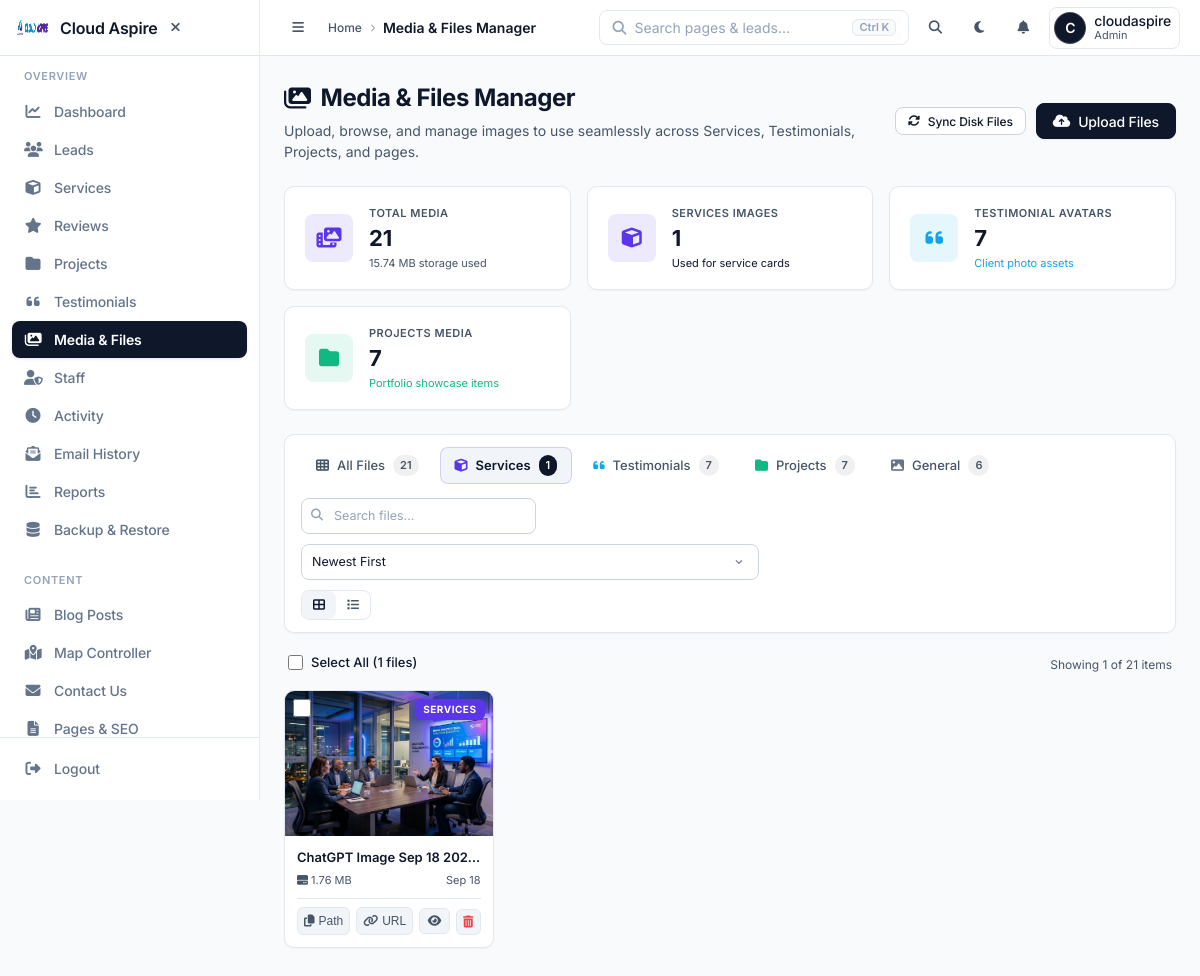
Screenshot of /admin/files.php?folder=services (signed in) with the database file from the repository.
### tables this page shows
CREATE TABLE `uploads` (
  `id` int NOT NULL,
  `file_name` varchar(255) NOT NULL,
  `file_path` varchar(500) NOT NULL,
  `file_type` varchar(50) NOT NULL,
  `file_size` int NOT NULL,
  `uploaded_by` int DEFAULT NULL,
  `uploaded_at` timestamp NULL DEFAULT CURRENT_TIMESTAMP,
  `folder` varchar(50) DEFAULT 'general',
  `file_title` varchar(255) DEFAULT NULL
);

### admin/files.php (called while the page is built, shortened)
<?php
require_once __DIR__ . '/../app/security_notifier.php';
function formatBytes($bytes, $precision = 2) {
    $units = ['B', 'KB', 'MB', 'GB'];
    $bytes = max($bytes, 0);
    $pow = floor(($bytes ? log($bytes) : 0) / log(1024));
    $pow = min($pow, count($units) - 1);
    $bytes /= pow(1024, $pow);
    return round($bytes, $precision) . ' ' . $units[$pow];
}
$statsQuery = $conn->query("
    SELECT
        COUNT(*) as total_files,
        COALESCE(SUM(file_size), 0) as total_size,
        SUM(CASE WHEN folder = 'services' THEN 1 ELSE 0 END) as services_count,
        SUM(CASE WHEN folder = 'testimonials' THEN 1 ELSE 0 END) as testimonials_count,
        SUM(CASE WHEN folder = 'projects' THEN 1 ELSE 0 END) as projects_count,
        SUM(CASE WHEN folder = 'general' THEN 1 ELSE 0 END) as general_count
    FROM uploads
")->fetch(PDO::FETCH_ASSOC);
$totalFiles = (int)($statsQuery['total_files'] ?? 0);
$totalSizeFormatted = formatBytes((int)($statsQuery['total_size'] ?? 0));
$servicesCount = (int)($statsQuery['services_count'] ?? 0);
$testimonialsCount = (int)($statsQuery['testimonials_count'] ?? 0);
$projectsCount = (int)($statsQuery['projects_count'] ?? 0);
$generalCount = (int)($statsQuery['general_count'] ?? 0);
$selectedFolder = trim($_GET['folder'] ?? 'all');
$searchQuery = trim($_GET['search'] ?? '');
$sortOption = trim($_GET['sort'] ?? 'newest');
$where = [];
$params = [];
if ($selectedFolder !== 'all' && !empty($selectedFolder)) {
    $where[] = "folder = ?";
    $params[] = $selectedFolder;
}
$whereClause = !empty($where) ? "WHERE " . implode(" AND ", $where) : "";
$orderBy = match($sortOption) {
    'oldest' => 'uploaded_at ASC',
    'size_desc' => 'file_size DESC',
    'size_asc' => 'file_size ASC',
    'name' => 'file_name ASC',
    default => 'uploaded_at DESC'
};
$stmt = $conn->prepare("SELECT * FROM uploads $whereClause ORDER BY $orderBy");
$stmt->execute($params);
$files = $stmt->fetchAll(PDO::FETCH_ASSOC);
require_once __DIR__ . '/../app/Views/admin/files.php';

### app/Views/admin/files.php (the view, shortened to what this page needs)
<?php
$files = $files ?? [];
$totalFiles = $totalFiles ?? count($files);
$totalSizeFormatted = $totalSizeFormatted ?? '0 B';
$servicesCount = $servicesCount ?? 0;
$testimonialsCount = $testimonialsCount ?? 0;
$projectsCount = $projectsCount ?? 0;
$generalCount = $generalCount ?? 0;
$selectedFolder = $selectedFolder ?? 'all';
$searchQuery = $searchQuery ?? '';
$sortOption = $sortOption ?? 'newest';
$protocol = (!empty($_SERVER['HTTPS']) && $_SERVER['HTTPS'] !== 'off') ? "https://" : "http://";
$host = $_SERVER['HTTP_HOST'] ?? 'localhost';
$script_name = $_SERVER['SCRIPT_NAME'] ?? '';
$base_dir = rtrim(dirname(dirname(dirname($script_name))), '/\\');
$site_root_url = $protocol . $host . ($base_dir ? $base_dir : '');
?>
<div class="flex items-center justify-between mb-6">
    <div>
        <h1 style="font-size: var(--text-2xl); font-weight: 700; letter-spacing: -0.02em; color: var(--text-primary); display: flex; align-items: center; gap: 10px;">
            <i class="fas fa-images" style="color: var(--primary);"></i> Media & Files Manager
        </h1>
        <p class="text-sm text-muted" style="margin-top: var(--space-1);">
            Upload, browse, and manage images to use seamlessly across Services, Testimonials, Projects, and pages.
        </p>
    </div>
    <div style="display: flex; gap: 10px; align-items: center;">
        <form method="POST" style="display:inline;">
            <button type="submit" class="btn btn-secondary btn-sm" title="Scan disk for any newly added files">
                <i class="fas fa-sync-alt"></i> Sync Disk Files
            </button>
        </form>
        <button class="btn btn-primary" onclick="toggleUploadBox()">
            <i class="fas fa-cloud-upload-alt"></i> Upload Files
        </button>
    </div>
</div>
<div class="stats-grid">
    <div class="stat-card">
        <div class="stat-icon-wrapper" style="background: rgba(91, 53, 232, 0.1); color: #5B35E8;">
            <i class="fas fa-photo-video"></i>
        </div>
        <div>
            <div style="font-size: 11px; font-weight: 600; text-transform: uppercase; letter-spacing: 0.5px; color: var(--text-secondary);">Total Media</div>
            <div style="font-size: 22px; font-weight: 700; color: var(--text-primary);"><?= number_format($totalFiles) ?></div>
            <div style="font-size: 11px; color: var(--text-secondary);"><?= $totalSizeFormatted ?> storage used</div>
        </div>
    </div>
    <div class="stat-card" style="cursor: pointer;" onclick="window.location='files.php?folder=services'">
        <div class="stat-icon-wrapper" style="background: rgba(91, 53, 232, 0.1); color: #5B35E8;">
            <i class="fas fa-cube"></i>
        </div>
        <div>
            <div style="font-size: 11px; font-weight: 600; text-transform: uppercase; letter-spacing: 0.5px; color: var(--text-secondary);">Services Images</div>
            <div style="font-size: 22px; font-weight: 700; color: var(--text-primary);"><?= number_format($servicesCount) ?></div>
            <div style="font-size: 11px; color: var(--primary);">Used for service cards</div>
        </div>
    </div>
    <div class="stat-card" style="cursor: pointer;" onclick="window.location='files.php?folder=testimonials'">
        <div class="stat-icon-wrapper" style="background: rgba(14, 165, 233, 0.1); color: #0EA5E9;">
            <i class="fas fa-quote-left"></i>
        </div>
        <div>
            <div style="font-size: 11px; font-weight: 600; text-transform: uppercase; letter-spacing: 0.5px; color: var(--text-secondary);">Testimonial Avatars</div>
            <div style="font-size: 22px; font-weight: 700; color: var(--text-primary);"><?= number_format($testimonialsCount) ?></div>
            <div style="font-size: 11px; color: #0EA5E9;">Client photo assets</div>
        </div>
    </div>
    <div class="stat-card" style="cursor: pointer;" onclick="window.location='files.php?folder=projects'">
        <div class="stat-icon-wrapper" style="background: rgba(16, 185, 129, 0.1); color: #10B981;">
            <i class="fas fa-folder"></i>
        </div>
        <div>
            <div style="font-size: 11px; font-weight: 600; text-transform: uppercase; letter-spacing: 0.5px; color: var(--text-secondary);">Projects Media</div>
            <div style="font-size: 22px; font-weight: 700; color: var(--text-primary);"><?= number_format($projectsCount) ?></div>
            <div style="font-size: 11px; color: #10B981;">Portfolio showcase items</div>
        </div>
    </div>
</div>
<div class="media-filter-bar">
    <div class="folder-tabs">
        <a href="files.php?folder=all<?= $searchQuery ? '&search='.urlencode($searchQuery) : '' ?>" class="folder-tab-btn <?= $selectedFolder === 'all' ? 'active' : '' ?>">
            <i class="fas fa-th"></i> All Files <span class="folder-tab-badge"><?= $totalFiles ?></span>
        </a>
        <a href="files.php?folder=services<?= $searchQuery ? '&search='.urlencode($searchQuery) : '' ?>" class="folder-tab-btn <?= $selectedFolder === 'services' ? 'active' : '' ?>">
            <i class="fas fa-cube" style="color: #5B35E8;"></i> Services <span class="folder-tab-badge"><?= $servicesCount ?></span>
        </a>
        <a href="files.php?folder=testimonials<?= $searchQuery ? '&search='.urlencode($searchQuery) : '' ?>" class="folder-tab-btn <?= $selectedFolder === 'testimonials' ? 'active' : '' ?>">
            <i class="fas fa-quote-left" style="color: #0EA5E9;"></i> Testimonials <span class="folder-tab-badge"><?= $testimonialsCount ?></span>
        </a>
        <a href="files.php?folder=projects<?= $searchQuery ? '&search='.urlencode($searchQuery) : '' ?>" class="folder-tab-btn <?= $selectedFolder === 'projects' ? 'active' : '' ?>">
            <i class="fas fa-folder" style="color: #10B981;"></i> Projects <span class="folder-tab-badge"><?= $projectsCount ?></span>
        </a>
        <a href="files.php?folder=general<?= $searchQuery ? '&search='.urlencode($searchQuery) : '' ?>" class="folder-tab-btn <?= $selectedFolder === 'general' ? 'active' : '' ?>">
            <i class="fas fa-image" style="color: #64748B;"></i> General <span class="folder-tab-badge"><?= $generalCount ?></span>
        </a>
    </div>
    <div style="display: flex; align-items: center; gap: 10px; flex-wrap: wrap;">
        <form method="GET" action="files.php" style="margin: 0; display: flex; align-items: center;">
            <div style="position: relative;">
                <input type="text" name="search" value="<?= htmlspecialchars($searchQuery) ?>" placeholder="Search files..." class="form-input" style="padding-left: 32px; font-size: 12.5px; height: 36px; width: 190px;" id="mediaSearchInput">
                <i class="fas fa-search" style="position: absolute; left: 10px; top: 11px; color: var(--text-tertiary); font-size: 12px;"></i>
            </div>
        </form>
        <select class="form-select" style="font-size: 12.5px; height: 36px; padding: 4px 10px; width: 140px;" onchange="changeSort(this.value)">
            <option value="newest" <?= $sortOption === 'newest' ? 'selected' : '' ?>>Newest First</option>
        </select>
        <div style="display: flex; border: 1px solid var(--border-light); border-radius: var(--radius-md); overflow: hidden;">
            <button type="button" class="btn btn-ghost btn-sm" id="viewGridBtn" style="background: var(--bg-hover); color: var(--primary); padding: 7px 10px;" onclick="setViewMode('grid')" title="Grid View">
                <i class="fas fa-th-large"></i>
            </button>
            <button type="button" class="btn btn-ghost btn-sm" id="viewListBtn" style="padding: 7px 10px;" onclick="setViewMode('list')" title="List View">
                <i class="fas fa-list"></i>
            </button>
        </div>
    </div>
</div>
<div style="display: flex; align-items: center; justify-content: space-between; margin-bottom: 12px; font-size: 12px; color: var(--text-secondary); padding: 0 4px;">
    <label style="display: flex; align-items: center; gap: 8px; cursor: pointer; font-weight: 500;">
        <input type="checkbox" id="masterCheckbox" onchange="toggleSelectAllFiles(this)" style="cursor: pointer; accent-color: var(--primary); width: 15px; height: 15px;">
        <span>Select All (<?= count($files) ?> files)</span>
    </label>
    <span>Showing <?= count($files) ?> of <?= $totalFiles ?> items</span>
</div>
<div id="mediaGridView" class="media-grid">
    <?php foreach ($files as $file):
        $cleanPath = ltrim($file['file_path'], '/');
        $fullUrl = (str_starts_with($file['file_path'], 'http://') || str_starts_with($file['file_path'], 'https://'))
            ? $file['file_path']
            : $site_root_url . '/' . $cleanPath;
        $folderCategory = $file['folder'] ?? 'general';
        $badgeClass = 'badge-' . $folderCategory;
        $sizeFormatted = formatBytes((int)$file['file_size']);
    ?>
    <div class="media-card" id="file-card-<?= $file['id'] ?>" data-id="<?= $file['id'] ?>" data-name="<?= htmlspecialchars($file['file_name']) ?>" data-path="<?= htmlspecialchars($cleanPath) ?>" data-url="<?= htmlspecialchars($fullUrl) ?>" data-folder="<?= htmlspecialchars($folderCategory) ?>">
        <input type="checkbox" value="<?= $file['id'] ?>" class="file-item-checkbox media-checkbox" onchange="onFileCheckboxChange(this)">
        <span class="media-badge-tag <?= $badgeClass ?>"><?= htmlspecialchars($folderCategory) ?></span>
        <div class="media-thumb-container" onclick="openFileInspector(<?= htmlspecialchars(json_encode($file)) ?>)">
            <img src="../<?= htmlspecialchars($cleanPath) ?>" alt="<?= htmlspecialchars($file['file_title'] ?? $file['file_name']) ?>" class="media-thumb-img" loading="lazy" onerror="this.onerror=null; this.src='../assets/images/cta-banner.png';">
        </div>
        <div class="media-info">
            <div class="media-filename" title="<?= htmlspecialchars($file['file_name']) ?>">
                <?= htmlspecialchars($file['file_title'] ?: $file['file_name']) ?>
            </div>
            <div class="media-meta-row">
                <span><i class="fas fa-hdd"></i> <?= $sizeFormatted ?></span>
                <span><?= date('M d', strtotime($file['uploaded_at'])) ?></span>
            </div>
            <div class="media-actions-bar">
                <button type="button" class="btn-icon-action" onclick="copyToClipboard('<?= htmlspecialchars($cleanPath) ?>', 'Relative Path copied!')" title="Copy path to use in service / testimonial">
                    <i class="fas fa-copy"></i> Path
                </button>
                <button type="button" class="btn-icon-action" onclick="copyToClipboard('<?= htmlspecialchars($fullUrl) ?>', 'Full URL copied!')" title="Copy Full URL">
                    <i class="fas fa-link"></i> URL
                </button>
                <button type="button" class="btn-icon-action" onclick="openFileInspector(<?= htmlspecialchars(json_encode($file)) ?>)" title="Inspect & Options">
                    <i class="fas fa-eye"></i>
                </button>
                <form method="POST" style="margin: 0;" onsubmit="return confirm('Delete this file permanently?')">
                    <button type="submit" class="btn-icon-action" style="color: var(--danger);" title="Delete file">
                        <i class="fas fa-trash-alt"></i>
                    </button>
                </form>
            </div>
        </div>
    </div>
    <?php endforeach; ?>
</div>
<?php require_once __DIR__ . '/../../../admin/includes/footer-pro.php'; ?>

### rows the page displays
uploads: folder "SERVICES", file_title "ChatGPT Image Sep 18 202…", file_size "1.76 MB", uploaded_at "Sep 18"

### other values shown
$site_name "Cloud Aspire"
$section_label "OVERVIEW"
$item['label'] "Dashboard"
$item['label'] "Leads"
$item['label'] "Services"
$item['label'] "Reviews"
$item['label'] "Projects"
$item['label'] "Testimonials"
$item['label'] "Media & Files"
$item['label'] "Staff"
$item['label'] "Activity"
$item['label'] "Email History"
$item['label'] "Reports"
$item['label'] "Backup & Restore"
$section_label "CONTENT"
